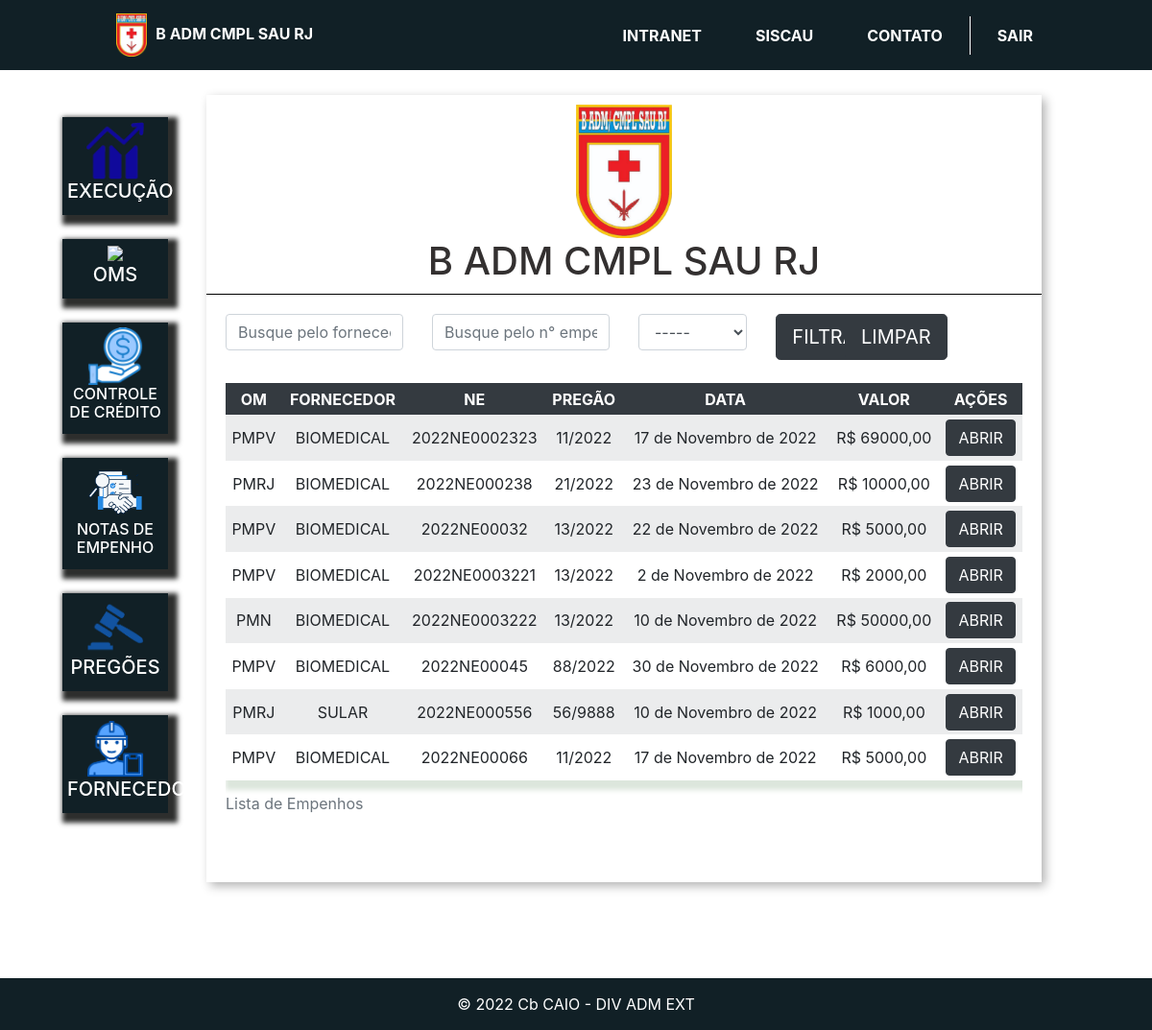
/listar_empenhos/ (signed in), run on the app's committed database.
### plataforma/models.py (models this page shows, shortened)
class Empenho(models.Model):
    om = models.ForeignKey(Om, on_delete=models.CASCADE)
    fornecedor = models.ForeignKey(Fornecedor, on_delete=models.SET_NULL, null=True)
    pregao = models.ForeignKey(Pregao, on_delete=models.SET_NULL, null=True)
    plano_interno = models.ForeignKey(PlanoInterno, on_delete=models.SET_NULL, null=True)
    nota_credito = models.ForeignKey(NotaCredito, on_delete=models.SET_NULL, null=True)
    data = models.DateField()
    numero = models.CharField(max_length=4)
    pdf = models.FileField(upload_to="pdf", null=True, blank=True)
    valor = models.FloatField(null=True, blank=True)

class Om(models.Model):
    LISTA_OMS = (
        ('PMPV', 'PMPV'),
        ('PMRJ', 'PMRJ'),
        ('PMN', 'PMN'),
        ('IBEX', 'IBEX'),
        ('HCE', 'HCE'),
        ('OCEX', 'OCEX'),
        ('HMR', 'HMR'),
        ('HGERJ', 'HGERJ'),
        ('PM Gu VV', 'PM Gu VV'),
        ('LQFEX', 'LQFEX'),
        )
    sigla = models.CharField(max_length=10, choices=LISTA_OMS)
    foto = models.ImageField(upload_to="imagens")
    email = models.EmailField(null=True)
    telefone = models.IntegerField(null=True)
    ch_almox = models.CharField(max_length=10, null=True, blank=True)
    tel_ch_almox = models.CharField(max_length=15, null=True, blank=True)
    adj_almox = models.CharField(max_length=10, null=True, blank=True)
    tel_adj_almox = models.CharField(max_length=15, null=True, blank=True)
    def __str__(self):
        return self.sigla

class Fornecedor(models.Model):
    nome = models.CharField(max_length=30)
    cnpj = models.CharField(max_length=14)
    telefone = models.CharField(max_length=15)
    email = models.EmailField()
    def __str__(self):
        return self.nome

class Pregao(models.Model):
    SITUACAO_CHICES = (
    ('HOMOLOGADO','HOMOLOGADO'),
    ('CJU','CJU'),
    )
    saldo_homologado = models.FloatField()
    pregao = models.CharField(max_length=7, null=False, blank=False)
    situacao = models.CharField(max_length=20, choices=SITUACAO_CHICES)
    descrição = models.CharField(max_length=200, null=False, blank=False)
    oms_favorecidas = models.ManyToManyField(Om)
    termo_homolocao = models.URLField()
    catalago = models.FileField(upload_to='catalago', null=True, blank=True)
    def __str__(self):
        return self.pregao

### plataforma/views.py (the view)
# urls.py: path('listar_empenhos/', views.listar_empenhos, name='listar_empenhos'),
@login_required(login_url='/auth/logar/')
def listar_empenhos(request):
    fornecedor = request.GET.get('fornecedor')
    numero_empenho = request.GET.get('numero_empenho')
    om_filtrar = request.GET.get('om_select')
    om_list = Om.objects.all()
    empenhos = Empenho.objects.all().order_by('numero')
    fornecedores_list = Fornecedor.objects.all()
    try:
        print(fornecedor)
        if fornecedor:
            empenhos = empenhos.filter(fornecedor=fornecedor).order_by('numero')
        if numero_empenho:
            empenhos = empenhos.filter(numero=numero_empenho).order_by('numero')
        if om_filtrar:
            empenhos = empenhos.filter(om=om_filtrar).order_by('numero')
        return render(request, 'listar_empenhos.html',{'empenhos': empenhos, 'om_list': om_list, 'fornecedores_list': fornecedores_list})
    except:
        return render(request, 'listar_empenhos.html',{'empenhos': empenhos,'om_list': om_list, 'fornecedores_list': fornecedores_list})

### plataforma/templates/listar_empenhos.html (shortened to what this page needs)
{% extends 'base_plataforma.html' %}
{% load static %}
{% block 'plataforma' %}
<div class="wrapper">
    <div class="box">
            <div class="header-box-om">
                <div class="alinhado_ne">
                    <div>
                        <img src="{% static 'plataforma/img/base.png'%} " width='100'>
                    </div>
                        <h1 class="titulo">B ADM CMPL SAU RJ</h1>
                </div>
            </div>
            <div class="borda-box"></div>
            <div class="body-box">
                <form>
                    <div class="row" action="{% url 'listar_empenhos' %}" method="GET">
                            <div class="col-md-3">
                                <input type="text" placeholder="Busque pelo fornecedor" class="form-control" name="fornecedor">
                            </div>
                            <div class="col-md-3">
                                <input type="text" placeholder="Busque pelo n° empenho" class="form-control" name="numero_empenho">
                            </div>
                            <div class="col-md-2">
                                <select class="form-control" name="om_select">
                                    <option value="" selected="">-----</option>
                                </select>
                            </div>
                        <div class="col-md-1">
                            <input type="submit" value="FILTRAR" class="btn btn-lg btn-dark">
                        </div>
                        <div class="col-md-3">
                            <a href="{% url 'listar_empenhos'%}">
                                <button type="button" class="btn btn-lg btn-dark ">
                                LIMPAR
                                </button>
                                </a>
                        </div>
                    </div>
                    </form>
                <br>
                <div class='scroll1'>
                    <table class="tabela table-striped table-hover table-sm" cellpadding="20">
                        <caption>Lista de Empenhos</caption>
                        <thead class='table-dark'>
                        <tr>
                            <th>OM</th>
                            <th>FORNECEDOR</th>
                            <th>NE</th>
                            <th>PREGÃO</th>
                            <th>DATA</th>
                            <th>VALOR</th>
                            <th>AÇÕES</th>
                        </tr>
                        </thead>
                        <tbody class='bg-light'>
                            {% for i in empenhos %}
                            <tr class="tabela-linha" >
                                <td>{{i.om }}</td>
                                <td>{{i.fornecedor }}</td>
                                <td>2022NE000{{i.numero}}</td>
                                <td>{{i.pregao}}</td>
                                <td>{{i.data}}</td>
                                <td>
                                    {% if i.valor%}
                                    R$ {{i.valor}}0
                                    {% else %}
                                    -------
                                    {% endif %}</td>
                                <td>
                                    <a class="btn btn-dark" href="{{ i.pdf.url }}" target="_blank" rel="noopener noreferrer">ABRIR</a>
                                </td>
                            </tr>
                            {% empty %}
                            <td> SEM EMPENHOS</td>
                            {% endfor %}
                        </tbody>
                    </table>
                    </div>
            </div>
    </div>
</div>
{% endblock%}

### templates/static/autenticacao/css/style.css (style rules this page uses)
* { margin: 0; box-sizing: border-box; padding: 0; }
.body-branco { background: white; }
table { box-shadow: 5px 5px 5px 5px rgb(220, 230, 220); text-align: center; }
.alinhado_ne { align-items: center; justify-content: space-between; padding: 0px; text-align: center; }
.scroll1 { height: 500px; overflow-y: auto; }

### templates/static/plataforma/css/plataforma.css (style rules this page uses)
.titulo { color: #27DB8F; }

### templates/static/plataforma/css/empresas.css (style rules this page uses)
.wrapper { margin-top: 3%; display: flex; flex-direction: row; justify-content: center; align-items: center; }
.box { width: 80vw; background: #fff; box-shadow: 4px 4px 10px rgba(0,0,0,.3); margin-bottom: 100px; }
.titulo { display: inline; text-align: center; color: rgb(51, 48, 48); align-items: center; justify-content: center; }
.header-box-om { padding: 10px; }
.borda-box { border-top: 1px solid black; }
.body-box { padding: 20px; }
.tabela { width: 100%; margin-top: 0px; }
.tabela-linha { background-color: #ffffff; }

### data on the page
Empenho: om "PMPV", fornecedor "BIOMEDICAL", numero "2323", pregao "11/2022", data "17 de Novembro de 2022", valor "69000,0"
Empenho: om "PMRJ", fornecedor "BIOMEDICAL", numero "238", pregao "21/2022", data "23 de Novembro de 2022", valor "10000,0"
Empenho: om "PMPV", fornecedor "BIOMEDICAL", numero "32", pregao "13/2022", data "22 de Novembro de 2022", valor "5000,0"
Empenho: om "PMPV", fornecedor "BIOMEDICAL", numero "3221", pregao "13/2022", data "2 de Novembro de 2022", valor "2000,0"
Empenho: om "PMN", fornecedor "BIOMEDICAL", numero "3222", pregao "13/2022", data "10 de Novembro de 2022", valor "50000,0"
Empenho: om "PMPV", fornecedor "BIOMEDICAL", numero "45", pregao "88/2022", data "30 de Novembro de 2022", valor "6000,0"
Empenho: om "PMRJ", fornecedor "SULAR", numero "556", pregao "56/9888", data "10 de Novembro de 2022", valor "1000,0"
Empenho: om "PMPV", fornecedor "BIOMEDICAL", numero "66", pregao "11/2022", data "17 de Novembro de 2022", valor "5000,0"
